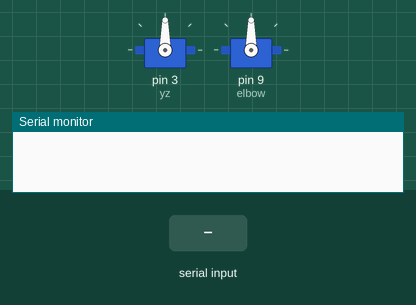
This sketch was run on a simulated Arduino Uno, built with avr-gcc and run on an emulated ATmega328P. On the bench: 2 × servo, the last lines printed to the serial monitor. Inputs (shaded band) come from the test bench.

Above: at 1.2 s.
1.3 s: "y,45\n" received over Serial
At 2.4 s:
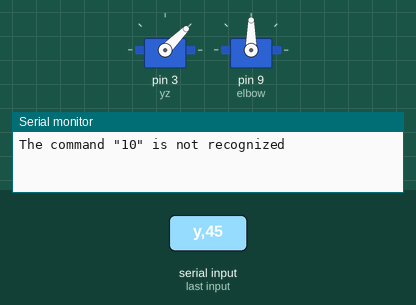
2.8 s: "e,45\n" received over Serial
At 3.5 s:
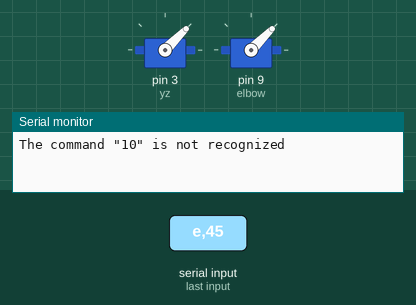
4.3 s: "y90\n" received over Serial
At 4.6 s:
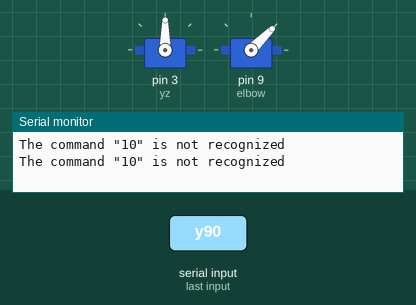
5.8 s: "y" received over Serial
At 7.5 s:
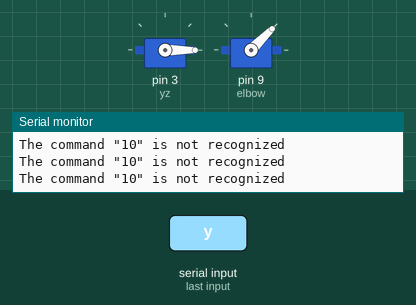
8.2 s: "e90\n" received over Serial
At 8.8 s:
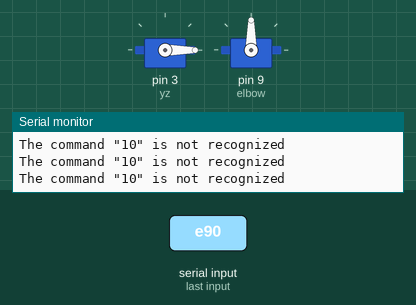
9.7 s: "e" received over Serial
At 11.8 s:
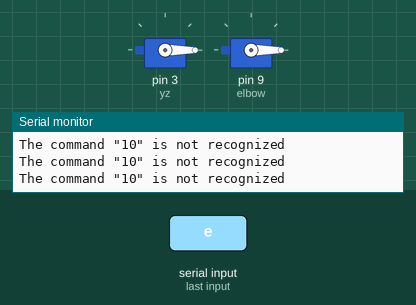
Timing chart, 0 to 13.2 s (numbered marks = the images above; inputs shaded):
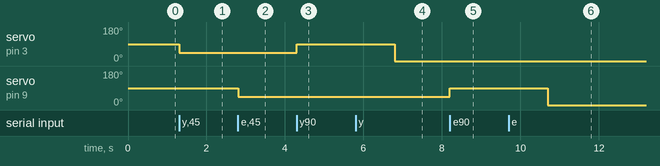

Measured:
- after the input at 1.3 s, servo on pin 3 (yz): 90° → 45° at once
- after the input at 2.8 s, servo on pin 9 (elbow): 90° → 45° at once
- after the input at 4.3 s, servo on pin 3 (yz): 45° → 90° at once
- after the input at 5.8 s, servo on pin 3 (yz): 90° → 0° after 1.0 s
- after the input at 8.2 s, servo on pin 9 (elbow): 45° → 90° at once
- after the input at 9.7 s, servo on pin 9 (elbow): 90° → 0° after 1.0 s

The sketch:

Pot_servo_test.ino
```cpp
//ard 101
#include <Servo.h>

 // create servo object to control a servo
Servo yz;
Servo elbow;


void setup()
{
  Serial.begin(9600);

    // attaches the servo on pin 9 to the servo object
  yz.attach(3);
  elbow.attach(9);
}

void loop()
{
  if (Serial.available()) {
    int command = Serial.read();
    int val = Serial.parseFloat();

    if (command == 'y') {
      yz.write(val);
    } else if (command == 'e') {
      elbow.write(val);
    }
     else {
      Serial.print("The command \"");
      Serial.print(command);
      Serial.println("\" is not recognized");
    }
    }

}
```
